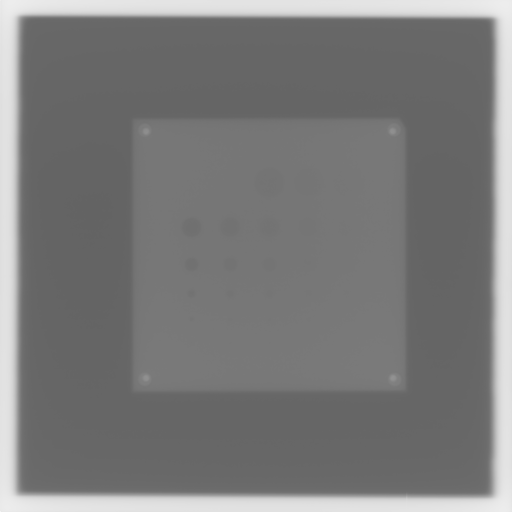
#> input picture IMAGENES FORMATO TIFF/Calibracion/14x14.tif, 1024 x 1024 px, found by its file name (shown at 1/2 size)
$ python calibration_evaluation.py
#> lines starting #> are read from the running program, lines starting #| are printed output that depends on the picture; after the words box and inside, x2 and y2 are one past the last pixel; in counts of white or black regions, pixels touching at a corner belong together; long printed decimals are rounded
### calibration.py
from cmath import sqrt
from itertools import count
import matplotlib.pyplot as plt
import cv2
import numpy as np

class Calibration():
    def __init__(self,path):
        self.img_raw = cv2.imread(path)
#> self.img_raw is the input picture: shape (1024, 1024, 3); min 99, max 255, mean 122.6
        self.gray_img = cv2.cvtColor(self.img_raw, cv2.COLOR_BGR2GRAY)
        self.ROI_img = cv2.cvtColor(self.img_raw[150:950,150:950], cv2.COLOR_BGR2GRAY)
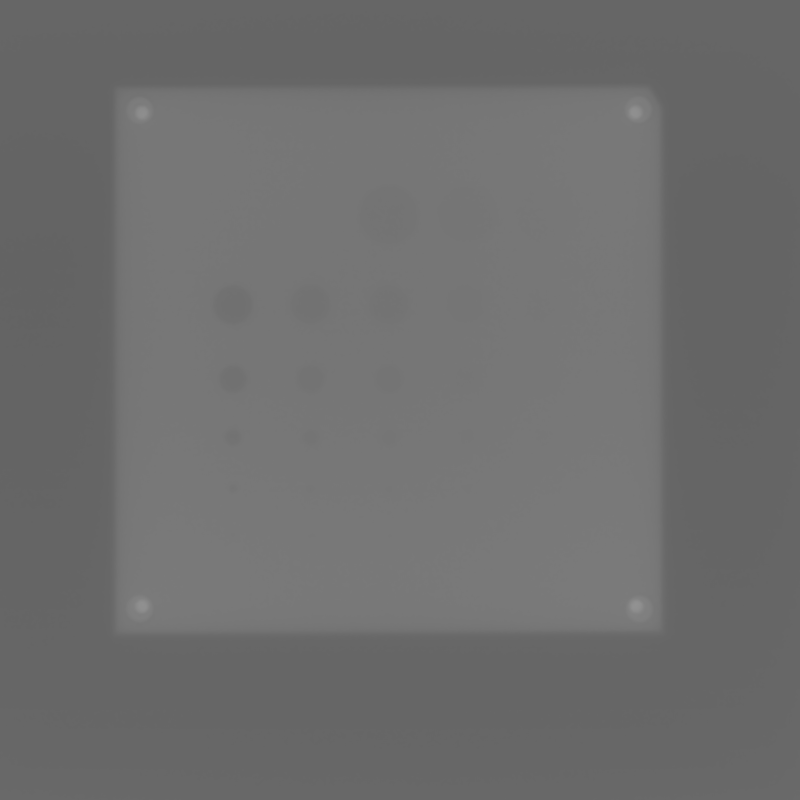
#> self.ROI_img: shape (800, 800); min 99, max 146, mean 109.7

    def find_gray_levels(self):
        min_value = np.amin(self.ROI_img)
#> min_value = 99
        max_value = np.amax(self.ROI_img)
#> max_value = 146
        prom_value = min_value + (max_value - min_value)/2
#> prom_value = 122.5
        return min_value, max_value, prom_value

    def find_contour(self):
        min_value, max_value, prom_value = self.find_gray_levels()
#> min_value = 99; max_value = 146; prom_value = 122.5
        # print(min_value, max_value, prom_value)
        mask = cv2.inRange(self.ROI_img, int((max_value+prom_value)/2), int(max_value))
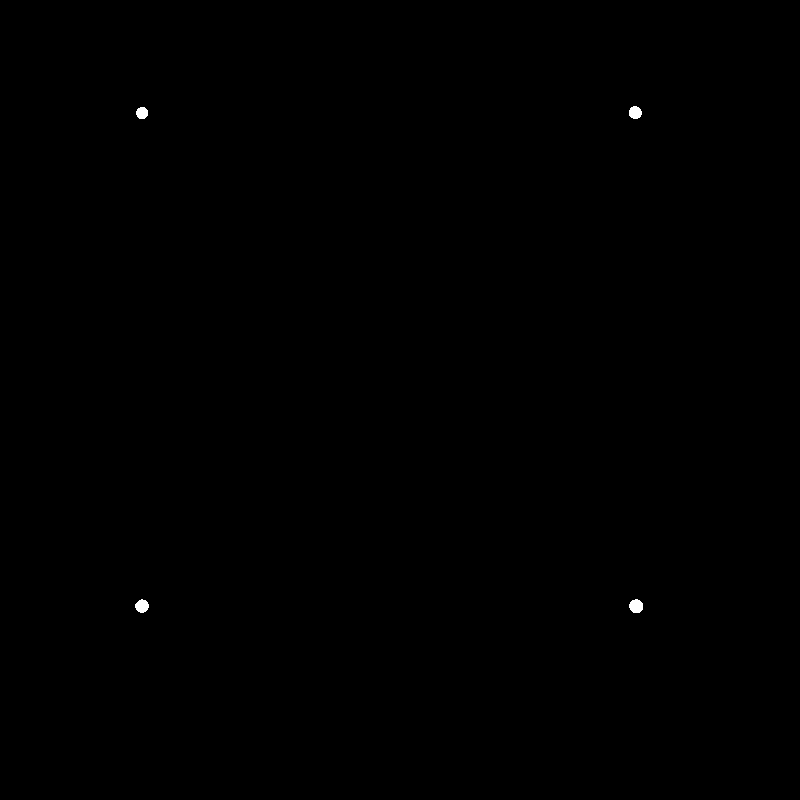
#> mask: shape (800, 800); 0.09% white; 4 white regions
        contours, _ = cv2.findContours(image=mask, mode=cv2.RETR_TREE, method=cv2.CHAIN_APPROX_NONE)
#> contours = 4 contours; box (x1, y1, x2, y2) and area: (629, 599, 643, 613) 136, (135, 599, 149, 613) 124, (629, 106, 642, 119) 116, (136, 107, 148, 119) 100

        coordinate_list = [] # [cx, cy, w, h]
        for cnt in contours:
            M = cv2.moments(cnt)
            if M['m00'] != 0:
                cx = int(M['m10']/M['m00'])
                cy = int(M['m01']/M['m00'])
            _,_,w,h = cv2.boundingRect(cnt)

            try:
                coordinate_list.append([cx, cy, w, h])
            except NameError:
                print("No se encontraron regiones de interes")
#> this loop made 4 passes
#> (cx, cy, w, h) on passes 1 to 4: (635, 605, 14, 14), (141, 605, 14, 14), (141, 112, 12, 12), (634, 112, 13, 13)
#> after the loop, coordinate_list = [[635, 605, 14, 14], [141, 605, 14, 14], [141, 112, 12, 12], [634, 112, 13, 13]]

        return coordinate_list

    def cal_distances(self):
        coordinate_list = self.find_contour()

        h_list, w_list = [], []
        for coordinate_1 in coordinate_list:
            for coordinate_2 in coordinate_list:
                x_diff = abs(coordinate_1[0] - coordinate_2[0])
                y_diff = abs(coordinate_1[1] - coordinate_2[1])
                if (coordinate_1 != coordinate_2) and (x_diff<10):
                    h_list.append(y_diff)
                elif (coordinate_1 != coordinate_2) and (y_diff < 10):
                    w_list.append(x_diff)
#> this loop made 4 passes
#> after the loop, h_list = [493, 493, 493, 493]; w_list = [494, 494, 493, 493]

        h_prom = 0
        for h in h_list:
            h_prom += h
#> this loop made 4 passes
#> h_prom on passes 1 to 4: 493, 986, 1479, 1972
#> after the loop, h_prom = 1972
        h_prom = h_prom/len(h_list)
#> h_prom = 493

        w_prom = 0
        for w in w_list:
            w_prom += w
#> this loop made 4 passes
#> (w, w_prom) on passes 1 to 4: (494, 494), (494, 988), (493, 1481), (493, 1974)
#> after the loop, w_prom = 1974
        w_prom = w_prom/len(w_list)
#> w_prom = 493.5

        return h_prom, w_prom

    def relation_mmpx(self, width_mm, height_mm):
        h_px, w_px = self.cal_distances()
#> h_px = 493; w_px = 493.5
        relation_mmpx_h = height_mm / h_px
#> relation_mmpx_h = 0.284
        relation_mmpx_w = width_mm / w_px
#> relation_mmpx_w = 0.284

        mmpx = (relation_mmpx_h + relation_mmpx_w) / 2
#> mmpx = 0.284
        # print(f"Relation = h, w = {relation_mmpx_h, relation_mmpx_w} mm/px")
        # print(f"Relation = {mmpx} mm/px")

        return mmpx

'''
                        AYUDAS

cv2.circle(img, (px, py), thinkness, (255,255,255), -1)

cv2.imshow("name_window", img)
cv2.waitKey()

cv2.drawContours(img, contours, -1, (0,255,0), 3)

hist = cv2.calcHist([region], [0], None, [256], [0, 256])
plt.plot(hist, color='gray' )
plt.xlabel('Intensidad de pixel')
plt.ylabel('Cantidad de pixeles')
plt.show()

'''

### calibration_evaluation.py
from calibration import *

image_path = './IMAGENES FORMATO TIFF/Calibracion/14X14.tif'

calibration = Calibration(image_path)
relation_mmpx = calibration.relation_mmpx(140, 140)
#> relation_mmpx = 0.284

print(relation_mmpx)
#| 0.2838

## Relación mm/px = 0.283

$ run again, with IMAGENES FORMATO TIFF/Calibracion/10,7692 x 10,7692.tif copied over IMAGENES FORMATO TIFF/Calibracion/14x14.tif
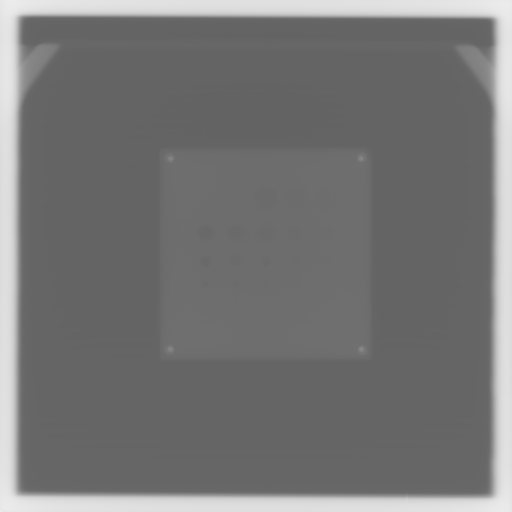
#> input picture IMAGENES FORMATO TIFF/Calibracion/10,7692 x 10,7692.tif, 1024 x 1024 px, found by its file name (shown at 1/2 size)
#> in __init__, self.img_raw is the input picture: shape (1024, 1024, 3); min 99, max 255, mean 117.8
#> in __init__, `self.ROI_img = cv2.cvtColor(self.img_raw[150:950,150:950], cv2.COLOR_B..`:
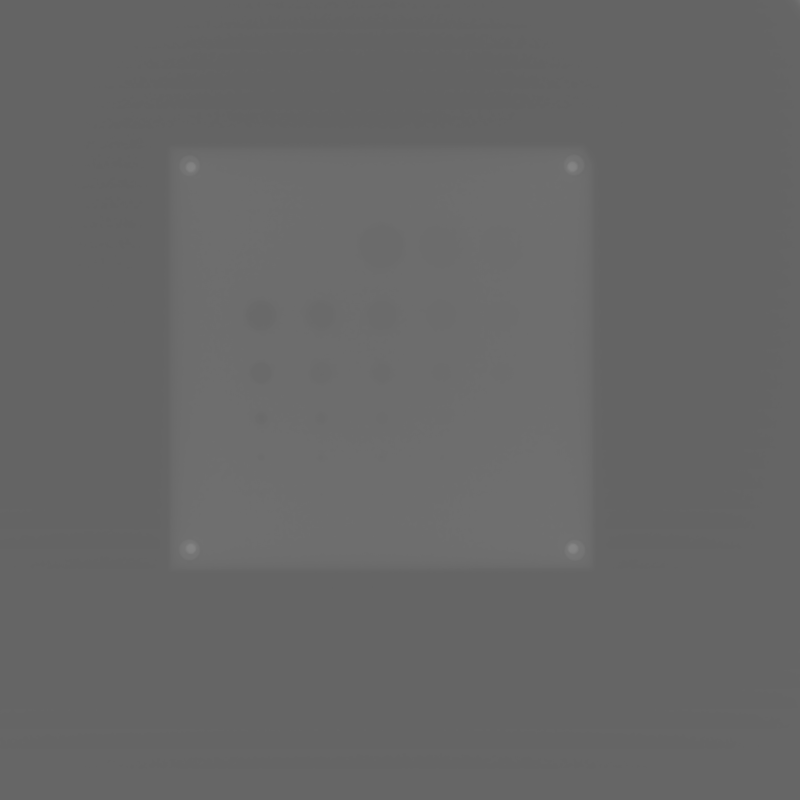
#> self.ROI_img: shape (800, 800); min 99, max 133, mean 103
#> in find_gray_levels, `min_value = np.amin(self.ROI_img)`: min_value = 99
#> in find_gray_levels, `max_value = np.amax(self.ROI_img)`: max_value = 133
#> in find_gray_levels, `prom_value = min_value + (max_value - min_value)/2`: prom_value = 116
#> in find_contour, `min_value, max_value, prom_value = self.find_gray_levels()`: min_value = 99; max_value = 133; prom_value = 116
#> mask: shape (800, 800); 0.05% white; 4 white regions
#> contours = 4 contours; box (x1, y1, x2, y2) and area: (568, 544, 578, 554) 67, (186, 544, 196, 554) 66, (567, 162, 577, 172) 65, (186, 162, 196, 172) 60
#> the loop in find_contour, `for cnt in contours:` made 4 passes
#> (cx, cy) on passes 1 to 4: (572, 548), (190, 548), (571, 166), (190, 166)
#> after the loop in find_contour, `for cnt in contours:`: coordinate_list = [[572, 548, 10, 10], [190, 548, 10, 10], [571, 166, 10, 10], [190, 166, 10, 10]]
#> the loop in cal_distances, `for coordinate_1 in coordinate_list:` made 4 passes
#> after the loop in cal_distances, `for coordinate_1 in coordinate_list:`: h_list = [382, 382, 382, 382]; w_list = [382, 382, 381, 381]
#> the loop in cal_distances, `for h in h_list:` made 4 passes
#> h_prom on passes 1 to 4: 382, 764, 1146, 1528
#> after the loop in cal_distances, `for h in h_list:`: h_prom = 1528
#> in cal_distances, `h_prom = h_prom/len(h_list)`: h_prom = 382
#> the loop in cal_distances, `for w in w_list:` made 4 passes
#> (w, w_prom) on passes 1 to 4: (382, 382), (382, 764), (381, 1145), (381, 1526)
#> after the loop in cal_distances, `for w in w_list:`: w_prom = 1526
#> in cal_distances, `w_prom = w_prom/len(w_list)`: w_prom = 381.5
#> h_px = 382; w_px = 381.5
#> relation_mmpx_h = 0.366
#> relation_mmpx_w = 0.367
#| 0.3667
